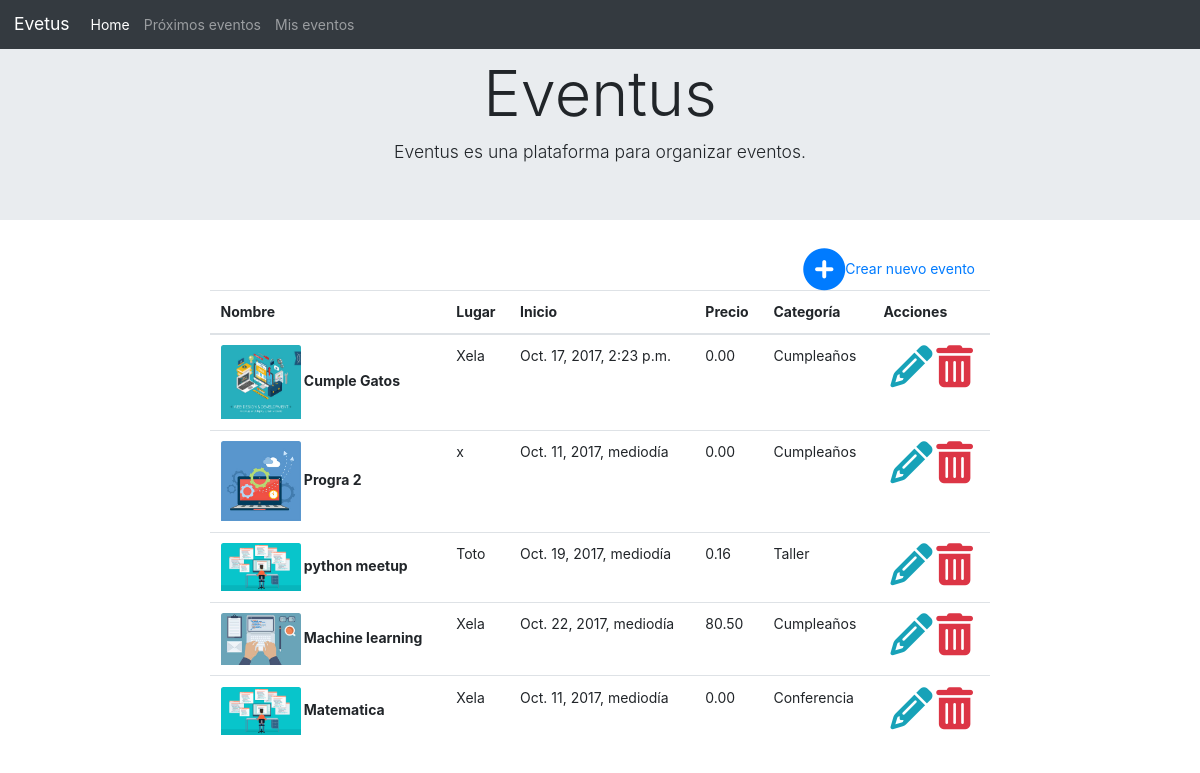
Before: /miseventos/ (signed in) with the older database file.
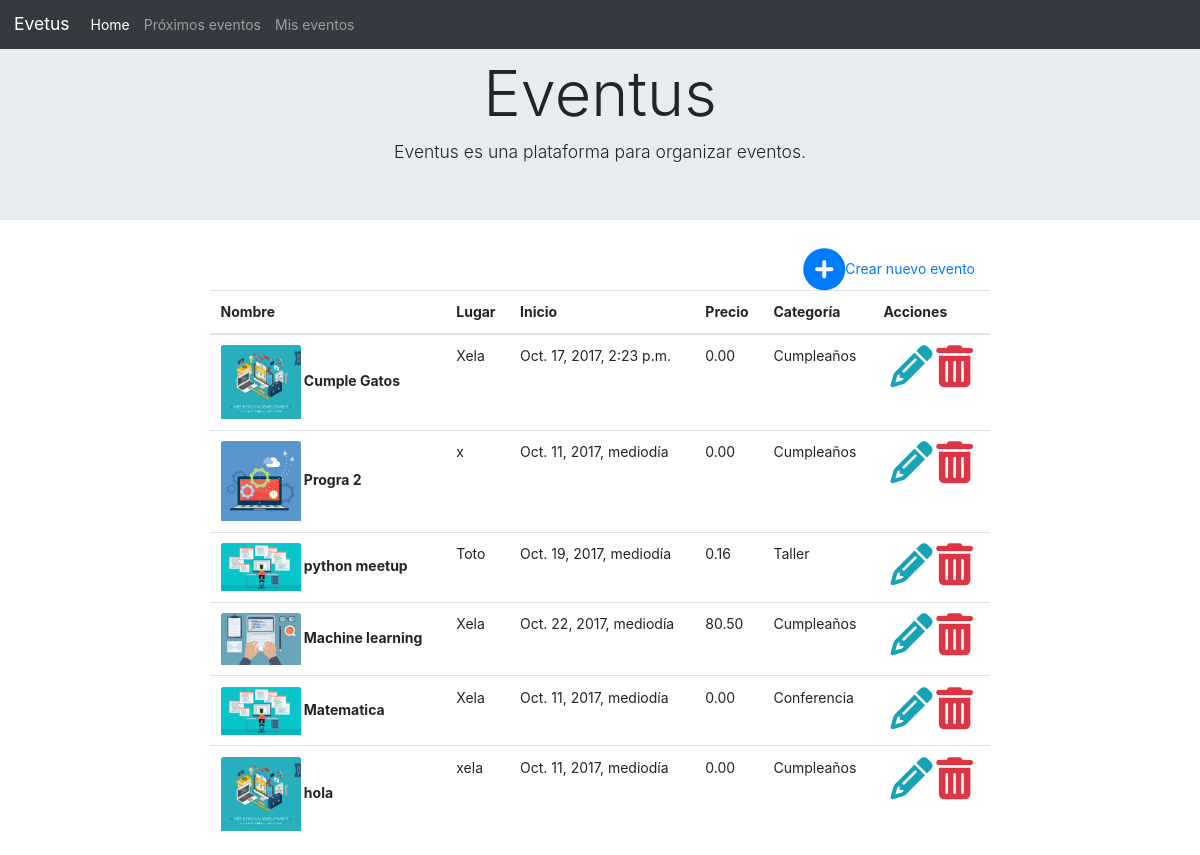
After: the same page with the newer database file.
### events/models.py (models this page shows, shortened)
class TimeStampModel(models.Model):
    created = models.DateTimeField(default = timezone.now)
    modified = models.DateTimeField(default = timezone.now)
    class Meta:
        abstract = True

class Evento(TimeStampModel):
    nombre = models.CharField(max_length=200, unique=True)
    sumario = models.TextField(max_length=255)
    contenido = models.TextField()
    categoria = models.ForeignKey(Categoria)
    lugar = models.CharField(max_length=50)
    inicio = models.DateTimeField()
    final = models.DateTimeField()
    imagen = models.ImageField(blank = True)
    is_free = models.BooleanField(default=True)
    precio = models.DecimalField(max_digits=5, decimal_places=2, default=0.00)
    vistas = models.PositiveIntegerField(default=0, blank=True, null=True)
    organizador = models.ForeignKey('auth.User')

class Categoria(models.Model):
    nombre = models.CharField(max_length= 50)
    def __str__(self):
        return self.nombre

### events/views.py (the view)
# urls.py: url(r'^miseventos/$', views.mis_clases, name = 'miseventos'), #se redirecciona a la url del blog
def mis_clases(request):
    eventos = Evento.objects.filter(organizador__pk = request.user.pk)
    return render(request, 'events/misclase.html' , {'eventos': eventos})

### events/templates/events/misclase.html
{% extends 'events/base.html' %}
{% block content %}
<div class ="row d-flex justify-content-center">
  <div class="col-md-12 d-flex justify-content-end">
    <a href="{%url 'evento_nuevo'%}" class="d-flex align-items-center">
      <i class="fa fa-plus-circle fa-3x" aria-hidden="true"></i>
      Crear nuevo evento
    </a>
  </div>
  {%if eventos%}
  <table class="table">
    <thead class="thead-default">
      <tr>
        <th>Nombre</th>
        <th>Lugar</th>
        <th>Inicio</th>
        <th>Precio</th>
        <th>Categoría</th>
        <th>Acciones</th>
      </tr>
    </thead>
    <tbody>
    {% for evento in eventos %}
      <tr class="animated fadeIn">
        <th >
          {%if evento.imagen%}
          <a class="ui tiny image">
            <img class="card-img-top" src="{{evento.imagen.url}}" alt="Card image cap">
          </a>
          {% endif %}
          {{evento.nombre}}
        </th>
        <td>{{evento.lugar}}</td>
        <td>{{evento.inicio}}</td>
        <td>
            {{evento.precio}}
        </td>
        <td>{{evento.categoria}}</td>
        <td>
          <a class="ml-2" href="{% url 'evento_editar' pk=evento.pk %}">
            <i class="fa fa-pencil fa-3x text-info" aria-hidden="true"></i>
          </a>
          <a href="{% url 'evento_eliminar' pk=evento.pk %}">
            <i class="fa fa-trash fa-3x text-danger" aria-hidden="true"></i>
          </a>
        </td>
      </tr>
    {% endfor %}
    </tbody>
  </table>
  {%else%}
  <div class="alert alert-info text-center" role="alert">
    No tiene actividades creadas!!
  </div>
  {%endif%}
</div>
{% endblock content %}

Changed rows visible on the page:
added Evento: imagen (picture), nombre "hola", lugar "xela", inicio "Oct. 11, 2017, mediodía", precio "0.00", categoria "Cumpleaños"
